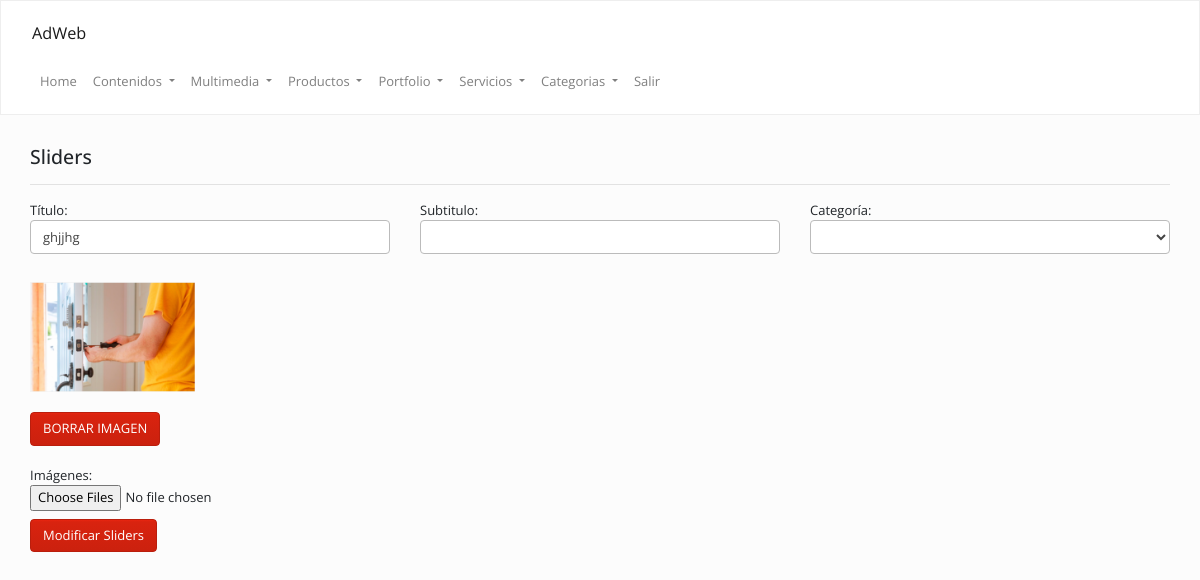
Screenshot of /admin/index.php?op=sliders&accion=modificar&cod=a1f392fcd9 (signed in) with the database file from the repository.
### tables this page shows
CREATE TABLE `sliders` (
  `id` int(11) NOT NULL,
  `cod` varchar(255) DEFAULT NULL,
  `titulo` text,
  `subtitulo` text,
  `categoria` varchar(255) NOT NULL,
  `fecha` date DEFAULT NULL
);

CREATE TABLE `imagenes` (
  `id` int(11) NOT NULL,
  `ruta` varchar(255) NOT NULL,
  `cod` varchar(255) NOT NULL
);

### Config/Autoload.php (called while the page is built, shortened)
<?php
class autoload
{
    public static function runAdmin()
    {
        spl_autoload_register(
            function ($clase)
            {
                $ruta = str_replace("\\", "/", $clase) . ".php";
            }
        );
    }
}

### Clases/Conexion.php (called while the page is built, shortened)
<?php namespace Clases;
class Conexion
{
    private $datos = array("host"=> "localhost","user"=> "root","pass"=> "","db"  => "gema_indoors");
    private $con;
    public function __construct()
    {
        $this->con = mysqli_connect($this->datos["host"], $this->datos["user"], $this->datos["pass"], $this->datos["db"]);
        mysqli_set_charset($this->con,'utf8');
    }
    public function sqlReturn($query)
    {
        $dato = $this->con->query($query);
        return $dato;
    }
}

### Clases/Sliders.php (called while the page is built, shortened)
<?php
class Sliders
{
    public $cod;
    private $con;
    public function __construct()
    {
        $this->con = new Conexion();
    }
    public function view()
    {
        $sql   = "SELECT * FROM `sliders` WHERE cod = '{$this->cod}' ORDER BY id DESC";
        $notas = $this->con->sqlReturn($sql);
        $row   = mysqli_fetch_assoc($notas);
        return $row;
    }
}

### Clases/Imagenes.php (the view, shortened to what this page needs)
<?php
class Imagenes
{
    public $link;
    public $cod;
    private $con;
    public function __construct()
    {
        $this->con = new Conexion();
    }
    public function imagenesAdmin()
    {
        $sql      = "SELECT * FROM `imagenes` WHERE cod = '{$this->cod}' ORDER BY id DESC";
        $imagenes = $this->con->sqlReturn($sql);
        while ($row = mysqli_fetch_assoc($imagenes)) {
            echo "<div class='col-md-2 mb-20 mt-20'>";
            echo "<img src='../" . $row["ruta"] . "' width='100%'  class='mb-20' />";
            echo "<a href='" . URL . "/index.php?op={$this->link}&cod=" . $row["cod"] . "&borrarImg=" . $row["id"] . "' class='btn btn-primary'>BORRAR IMAGEN</a>";
            echo "</div>";
        };
    }
}

### admin/inc/sliders/modificar.php (shortened to what this page needs)
<?php
$sliders = new Clases\Sliders();
$imagenes= new Clases\Imagenes();
$cod     = $funciones->antihack_mysqli(isset($_GET["cod"]) ? $_GET["cod"] : '');
$sliders->set("cod", $cod);
$slide = $sliders->view();
$imagenes->set("cod", $slide["cod"]);
$imagenes->set("link", "sliders&accion=modificar");
?>
<div class="col-md-12 ">
    <h4>
        Sliders
    </h4>
    <hr/>
    <form method="post" class="row" enctype="multipart/form-data">
        <label class="col-md-4">
            Título:<br/>
            <input type="text" value="<?=$slide["titulo"]?>" name="titulo">
        </label>
        <label class="col-md-4">
            Subtitulo:<br/>
            <input type="text" value="<?=$slide["subtitulo"]?>" name="subtitulo">
        </label>
        <label class="col-md-4">Categoría:<br/>
            <select name="categoria">
            </select>
        </label>
        <div class="col-md-12">
            <div class="row">
                <?php
                $imagenes->imagenesAdmin();
                ?>
            </div>
        </div>
        <label class="col-md-12">
            Imágenes:<br/>
            <input type="file" id="file" name="files[]" multiple="multiple" accept="image/*" />
        </label>
        <br/>
        <div class="col-md-12">
            <input type="submit" class="btn btn-primary" name="agregar" value="Modificar Sliders" />
        </div>
    </form>
</div>

### admin/css/style.css (style rules this page uses)
.mt-20 { margin-top: 20px !important; }
.mb-20 { margin-bottom: 20px !important; }

### rows the page displays
sliders: titulo "ghjjhg"
imagenes: ruta (picture)
